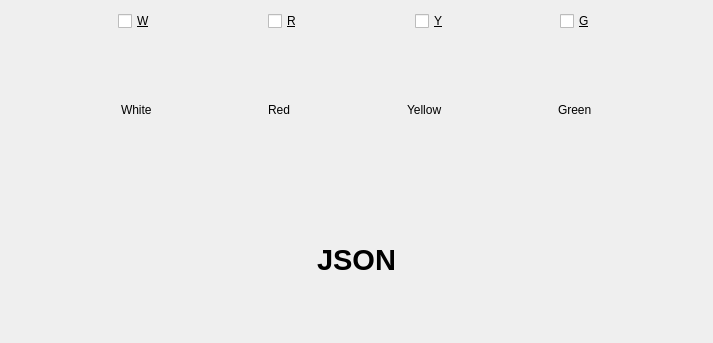
<?xml version="1.0" encoding="UTF-8"?>
<ui version="4.0">
 <class>IndicadorLed</class>
 <widget class="QWidget" name="IndicadorLed">
  <property name="geometry">
   <rect>
    <x>0</x>
    <y>0</y>
    <width>713</width>
    <height>343</height>
   </rect>
  </property>
  <property name="windowTitle">
   <string>IndicadorLed</string>
  </property>
  <layout class="QVBoxLayout" name="verticalLayout">
   <item>
    <layout class="QHBoxLayout" name="horizontalLayout_2">
     <item>
      <spacer name="horizontalSpacer_7">
       <property name="orientation">
        <enum>Qt::Orientation::Horizontal</enum>
       </property>
       <property name="sizeHint" stdset="0">
        <size>
         <width>40</width>
         <height>20</height>
        </size>
       </property>
      </spacer>
     </item>
     <item>
      <widget class="QCheckBox" name="cbWhite">
       <property name="text">
        <string>&amp;W</string>
       </property>
      </widget>
     </item>
     <item>
      <spacer name="horizontalSpacer">
       <property name="orientation">
        <enum>Qt::Orientation::Horizontal</enum>
       </property>
       <property name="sizeHint" stdset="0">
        <size>
         <width>40</width>
         <height>20</height>
        </size>
       </property>
      </spacer>
     </item>
     <item>
      <widget class="QCheckBox" name="cbRed">
       <property name="text">
        <string>&amp;R</string>
       </property>
      </widget>
     </item>
     <item>
      <spacer name="horizontalSpacer_2">
       <property name="orientation">
        <enum>Qt::Orientation::Horizontal</enum>
       </property>
       <property name="sizeHint" stdset="0">
        <size>
         <width>40</width>
         <height>20</height>
        </size>
       </property>
      </spacer>
     </item>
     <item>
      <widget class="QCheckBox" name="cbYellow">
       <property name="text">
        <string>&amp;Y</string>
       </property>
      </widget>
     </item>
     <item>
      <spacer name="horizontalSpacer_3">
       <property name="orientation">
        <enum>Qt::Orientation::Horizontal</enum>
       </property>
       <property name="sizeHint" stdset="0">
        <size>
         <width>40</width>
         <height>20</height>
        </size>
       </property>
      </spacer>
     </item>
     <item>
      <widget class="QCheckBox" name="cbGreen">
       <property name="text">
        <string>&amp;G</string>
       </property>
      </widget>
     </item>
     <item>
      <spacer name="horizontalSpacer_8">
       <property name="orientation">
        <enum>Qt::Orientation::Horizontal</enum>
       </property>
       <property name="sizeHint" stdset="0">
        <size>
         <width>40</width>
         <height>20</height>
        </size>
       </property>
      </spacer>
     </item>
    </layout>
   </item>
   <item>
    <layout class="QHBoxLayout" name="horizontalLayout">
     <item>
      <spacer name="horizontalSpacer_9">
       <property name="orientation">
        <enum>Qt::Orientation::Horizontal</enum>
       </property>
       <property name="sizeHint" stdset="0">
        <size>
         <width>40</width>
         <height>20</height>
        </size>
       </property>
      </spacer>
     </item>
     <item>
      <widget class="QLabel" name="etWhite">
       <property name="text">
        <string>White</string>
       </property>
      </widget>
     </item>
     <item>
      <spacer name="horizontalSpacer_4">
       <property name="orientation">
        <enum>Qt::Orientation::Horizontal</enum>
       </property>
       <property name="sizeHint" stdset="0">
        <size>
         <width>40</width>
         <height>20</height>
        </size>
       </property>
      </spacer>
     </item>
     <item>
      <widget class="QLabel" name="etRed">
       <property name="text">
        <string>Red</string>
       </property>
      </widget>
     </item>
     <item>
      <spacer name="horizontalSpacer_5">
       <property name="orientation">
        <enum>Qt::Orientation::Horizontal</enum>
       </property>
       <property name="sizeHint" stdset="0">
        <size>
         <width>40</width>
         <height>20</height>
        </size>
       </property>
      </spacer>
     </item>
     <item>
      <widget class="QLabel" name="etYellow">
       <property name="text">
        <string>Yellow</string>
       </property>
      </widget>
     </item>
     <item>
      <spacer name="horizontalSpacer_6">
       <property name="orientation">
        <enum>Qt::Orientation::Horizontal</enum>
       </property>
       <property name="sizeHint" stdset="0">
        <size>
         <width>40</width>
         <height>20</height>
        </size>
       </property>
      </spacer>
     </item>
     <item>
      <widget class="QLabel" name="etGreen">
       <property name="text">
        <string>Green</string>
       </property>
      </widget>
     </item>
     <item>
      <spacer name="horizontalSpacer_10">
       <property name="orientation">
        <enum>Qt::Orientation::Horizontal</enum>
       </property>
       <property name="sizeHint" stdset="0">
        <size>
         <width>40</width>
         <height>20</height>
        </size>
       </property>
      </spacer>
     </item>
    </layout>
   </item>
   <item>
    <layout class="QHBoxLayout" name="horizontalLayout_3">
     <item>
      <spacer name="horizontalSpacer_11">
       <property name="orientation">
        <enum>Qt::Orientation::Horizontal</enum>
       </property>
       <property name="sizeHint" stdset="0">
        <size>
         <width>40</width>
         <height>20</height>
        </size>
       </property>
      </spacer>
     </item>
     <item>
      <widget class="QLabel" name="lbJSON">
       <property name="font">
        <font>
         <pointsize>22</pointsize>
         <bold>true</bold>
        </font>
       </property>
       <property name="text">
        <string>JSON</string>
       </property>
      </widget>
     </item>
     <item>
      <spacer name="horizontalSpacer_12">
       <property name="orientation">
        <enum>Qt::Orientation::Horizontal</enum>
       </property>
       <property name="sizeHint" stdset="0">
        <size>
         <width>40</width>
         <height>20</height>
        </size>
       </property>
      </spacer>
     </item>
    </layout>
   </item>
  </layout>
 </widget>
 <resources/>
 <connections/>
</ui>
